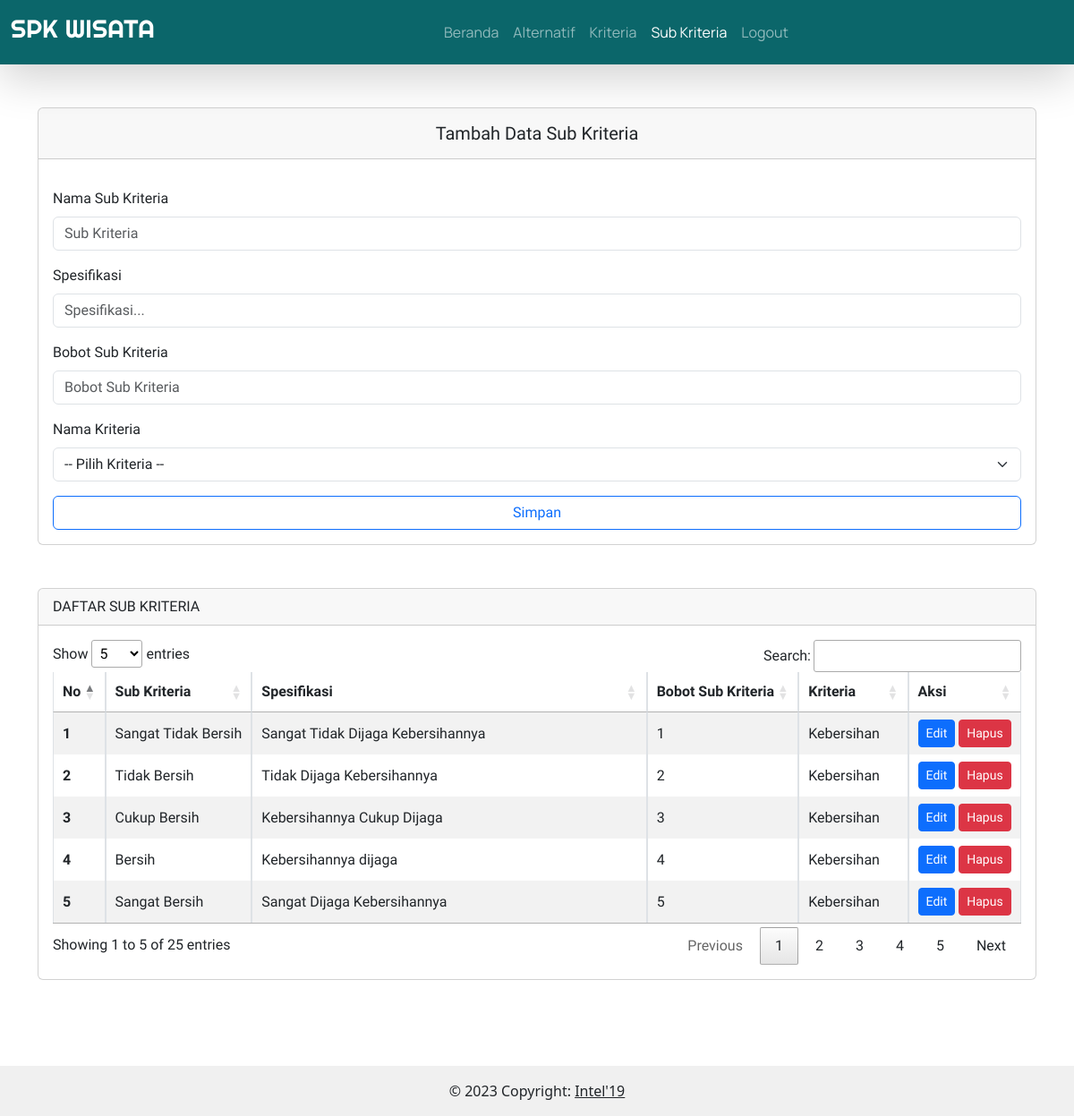
The page /admin/sub_kriteria.php (signed in) on the database its author committed.
### tables this page shows
CREATE TABLE `sub_kriteria` (
  `id_sub_kriteria` int(5) NOT NULL,
  `nama_sub_kriteria` varchar(25) NOT NULL,
  `spesifikasi` text NOT NULL,
  `bobot_sub_kriteria` int(5) NOT NULL,
  `f_id_kriteria` char(2) NOT NULL
);

CREATE TABLE `kriteria` (
  `id_kriteria` char(2) NOT NULL,
  `nama_kriteria` varchar(25) NOT NULL
);

### config.php (called while the page is built, shortened)
<?php
function connectDatabase()
{
    $conn = new mysqli(DB_HOST, DB_USERNAME, DB_PASSWORD, DB_NAME);
    return $conn;
}
?>

### admin/classes/sub_kriteria.php (called while the page is built, shortened)
<?php
require_once '../config.php';
class Sub_Kriteria{
    private $db;
    public function __construct()
    {
        $this->db = connectDatabase();
    }
    public function getSubKriteria()
    {
        return $this->db->query("SELECT sk.id_sub_kriteria,sk.nama_sub_kriteria,sk.bobot_sub_kriteria,sk.spesifikasi,k.id_kriteria,k.nama_kriteria FROM sub_kriteria sk JOIN kriteria k ON sk.f_id_kriteria = k.id_kriteria ORDER BY sk.id_sub_kriteria DESC");
    }
}
$Sub_Kriteria = new Sub_Kriteria();
?>

### admin/sub_kriteria.php (the view, shortened to what this page needs)
<?php
require_once './header.php';
require_once './classes/sub_kriteria.php';
$data_SubKriteria = $Sub_Kriteria->getSubKriteria();
?>
<div class="container mb-5 pb-5" style="font-family: 'Prompt', sans-serif">
    <div class="row">
        <div class="d-xxl-flex">
            <div class="col-xxl-3 mb-xxl-3 mt-5">
                <div class="card">
                    <div class="card-header">
                        <h5 class="text-center pt-2 col-12">
                            Tambah Data Sub Kriteria
                        </h5>
                    </div>
                    <form method="post" action="">
                        <div class="card-body">
                            <div class="mb-3 mt-3">
                                <label for="nama_sub_kriteria" class="form-label">Nama Sub Kriteria</label>
                                <input class="form-control" required name="nama_sub_kriteria" type="text"
                                    placeholder="Sub Kriteria" aria-label="default input example">
                            </div>
                            <div class="mb-3 mt-3">
                                <label for="spesifikas" class="form-label">Spesifikasi</label>
                                <input class="form-control" required name="spesifikasi" type="text"
                                    placeholder="Spesifikasi..." aria-label="default input example">
                            </div>
                            <div class="mb-3 mt-3">
                                <label for="bobot_sub_kriteria" class="form-label">Bobot Sub Kriteria</label>
                                <input class="form-control" required name="bobot_sub_kriteria" type="number"
                                    placeholder="Bobot Sub Kriteria" aria-label="default input example">
                            </div>
                            <div class="mb-3 mt-3">
                                <label for="id_kriteria" class="form-label">Nama Kriteria</label>
                                <select class="form-select" required id="id_kriteria" name="id_kriteria"
                                    aria-label="Default select example">
                                    <option value="">-- Pilih Kriteria --</option>
                                </select>
                            </div>
                            <button type="submit" name="simpan" class="btn col-12 btn-outline-primary">
                                Simpan
                            </button>
                        </div>
                    </form>
                </div>
            </div>
            <div class="col-xxl-9 ms-xxl-5 mt-5">
                <div class="card">
                    <div class="card-header">DAFTAR SUB KRITERIA</div>
                    <div class="card-body">
                        <div class="table-responsive">
                            <table class="table table-striped table-bordered nowrap" style="width:100%" id="table">
                                <thead>
                                    <tr>
                                        <th scope="col">No</th>
                                        <th scope="col">Sub Kriteria</th>
                                        <th scope="col">Spesifikasi</th>
                                        <th scope="col">Bobot Sub Kriteria</th>
                                        <th scope="col">Kriteria</th>
                                        <th scope="col">Aksi</th>
                                    </tr>
                                </thead>
                                <tbody class="table-group-divider">
                                    <?php foreach ($data_SubKriteria as $key => $sub_kriteria):?>
                                    <tr>
                                        <th scope="row"><?=$key+1;?></th>
                                        <td><?= $sub_kriteria['nama_sub_kriteria'];?></td>
                                        <td><?= $sub_kriteria['spesifikasi'];?></td>
                                        <td><?= $sub_kriteria['bobot_sub_kriteria'];?></td>
                                        <td><?= $sub_kriteria['nama_kriteria'];?></td>
                                        <td>
                                            <button type="button" class="btn btn-sm btn-primary" data-bs-toggle="modal"
                                                data-bs-target="#edit<?= $sub_kriteria['id_sub_kriteria'];?>">
                                                Edit
                                            </button>
                                            <button type="button" class="btn btn-sm btn-danger" data-bs-toggle="modal"
                                                data-bs-target="#hapus<?= $sub_kriteria['id_sub_kriteria'];?>">
                                                Hapus
                                            </button>
                                        </td>
                                    </tr>
                                    <?php endforeach;?>
                                </tbody>
                            </table>
                        </div>
                    </div>
                </div>
            </div>
        </div>
    </div>
    <?php foreach ($data_SubKriteria as $sub_kriteria):?>
</div>
<?php endforeach;?>
<?php
    require_once './footer.php';
?>

### rows shown on the page
sub_kriteria: nama_sub_kriteria "Sangat Tidak Bersih", spesifikasi "Sangat Tidak Dijaga Kebersihannya", bobot_sub_kriteria "1", f_id_kriteria.nama_kriteria "Kebersihan"
sub_kriteria: nama_sub_kriteria "Tidak Bersih", spesifikasi "Tidak Dijaga Kebersihannya", bobot_sub_kriteria "2", f_id_kriteria.nama_kriteria "Kebersihan"
sub_kriteria: nama_sub_kriteria "Cukup Bersih", spesifikasi "Kebersihannya Cukup Dijaga", bobot_sub_kriteria "3", f_id_kriteria.nama_kriteria "Kebersihan"
sub_kriteria: nama_sub_kriteria "Bersih", spesifikasi "Kebersihannya dijaga", bobot_sub_kriteria "4", f_id_kriteria.nama_kriteria "Kebersihan"
sub_kriteria: nama_sub_kriteria "Sangat Bersih", spesifikasi "Sangat Dijaga Kebersihannya", bobot_sub_kriteria "5", f_id_kriteria.nama_kriteria "Kebersihan"
